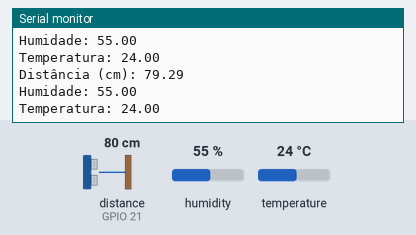
Recording of a sketch running on a simulated ESP32. Parts: the last lines printed to the serial monitor. Wiring (inferred from the names in the program): ultrasonic range finder: trigger GPIO 19; echo GPIO 21. The test bench sets the inputs (shaded band); at power-on: distance to the obstacle (sensor on GPIO 21) 80 cm, humidity 55 %, temperature 24 °C. The echo pulse lasts 58.3 µs per cm.

Above: at 2.7 s.
2.8 s: distance to the obstacle (sensor on GPIO 21) set to 2 cm
At 4.1 s:
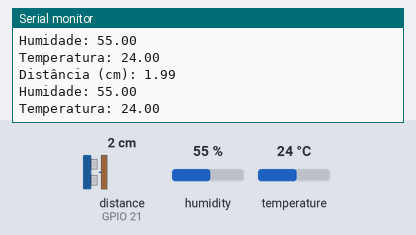
4.3 s: humidity set to 22 %
At 5.7 s:
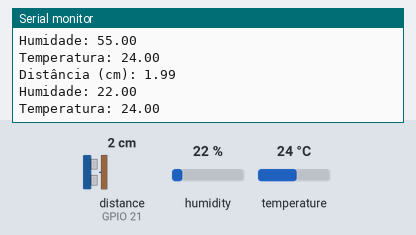
5.8 s: temperature set to 12 °C
7.3 s: distance to the obstacle (sensor on GPIO 21) set to 4 cm
At 8.3 s:
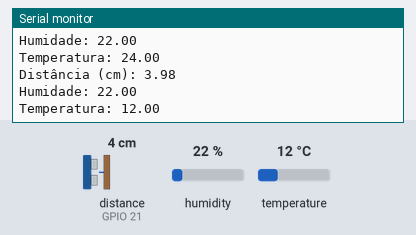
8.8 s: humidity set to 40 %
At 10.5 s:
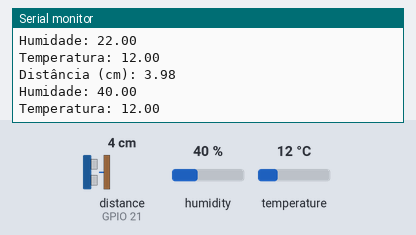
Timing chart, 0 to 11.3 s (numbered marks = the images above; inputs shaded):
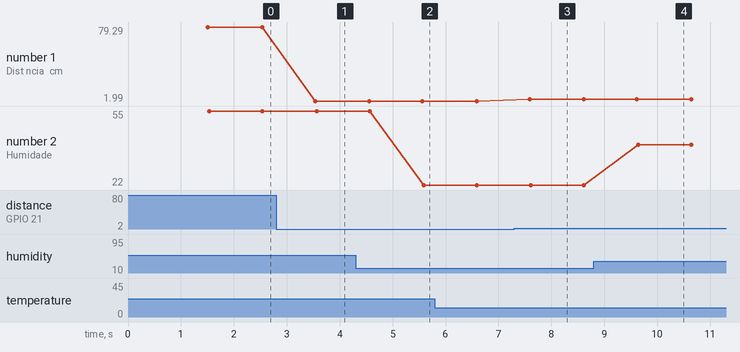

Measured:
- after the input at 2.8 s, the serial monitor: prints a new line after 0.74 s (image 1)
- after the input at 4.3 s, the serial monitor: prints a new line after 1.3 s (image 2)
- after the input at 7.3 s, the serial monitor: prints a new line after 0.29 s (image 3)
- after the input at 8.8 s, the serial monitor: prints a new line after 0.84 s (image 4)
- plotted number 1: 79.29 → 1.99 after the input at 2.8 s, 1.99 → 3.98 after the input at 7.3 s
- plotted number 2: 55 → 22 after the input at 4.3 s, 22 → 40 after the input at 8.8 s

The sketch:

GS-SEM2-IOT.ino
```cpp
/****************************************
 * Integrantes do grupo - GS-IOT | 5ECR - Fiap |
 *
 * Henrique Mendes Coelho Rodrigues RM 81242
 * Lucas Fernando Cardoso Gonçalves RM 81333
 * Luiz Felipe Cardoso Gonçalves RM 80721
 *
 *
 ****************************************/

//Biblioteca do sensor DHT11
#include <DHT.h>

//Biblioteca MQTT ubidots
#include "UbidotsEsp32Mqtt.h"

#define DHTPIN 18 //D18
#define DHTTYPE DHT11

//Definindo velocidade do som para o cáculo da distancia do sensor ultrasonico
#define VELOCIDADE_SOM 0.034

//Constantes da Ubidots
#define TOKEN "BBFF-nAeQHPD1jyXzpEuPehcGzIIANU5Mxw"     // Your Ubidots TOKEN
#define WIFINAME "Disco_Voador"  // Your SSID
#define WIFIPASS "10211214"  // Your Wifi Pass

Ubidots client(TOKEN);


//Instanciando variavel do sensor de humidade e temperatura
DHT dht(DHTPIN, DHTTYPE);

//Pinagem sensor ultrasonico
const int trigPin = 19; //D19
const int echoPin = 21; //D21

//Variaveis do sensor ultrasonico
long duracao;
float distanciaCm;

//Função auxiliar Ubidots
void callback(char* topic, byte* payload, unsigned int length) {
  Serial.print("Message arrived [");
  Serial.print(topic);
  Serial.print("] ");
  for (int i = 0; i < length; i++) {
    Serial.print((char)payload[i]);
  }
  Serial.println();
}

void setup() {
  Serial.println("Iniciando");

  //Sinais do sensor ultrasonico
  pinMode(trigPin, OUTPUT);
  pinMode(echoPin, INPUT);

  Serial.begin(115200);
  dht.begin();
  client.setDebug(true);  // Pass a true or false bool value to activate debug messages
  client.connectToWifi(WIFINAME, WIFIPASS);
  client.setCallback(callback);
  client.setup();
  //client.begin(callback);
}

void loop() {

  //Verifica conexão
  if (!client.connected()) {
    Serial.print("Não conectado com a ubidots");
    client.reconnect();
  }

  //Lógica do sensor ultrasonico
  digitalWrite(trigPin, LOW);
  delayMicroseconds(2);

  digitalWrite(trigPin, HIGH);
  delayMicroseconds(10);
  digitalWrite(trigPin, LOW);


  duracao = pulseIn(echoPin, HIGH);
  distanciaCm = duracao * VELOCIDADE_SOM/2;

  Serial.print("Distância (cm): ");
  Serial.println(distanciaCm);
  //Fim da logica sensor ultrasonico

  //Lógica de humidade e temperatura
  float humidade = dht.readHumidity();
  float temperatura = dht.readTemperature();

  Serial.print("Humidade: ");
  Serial.println(humidade);

  Serial.print("Temperatura: ");
  Serial.println(temperatura);
  Serial.println();
  Serial.println();
  //Fim da logica sensor de humidade e temperatura

  client.add("sensor-humidade", humidade);
  client.add("sensor-temperatura", temperatura);
  client.add("sensor-distancia", distanciaCm);

  client.publish("esp32-iot-gs-sem2");
  client.loop();

  delay(1000);
}
```
